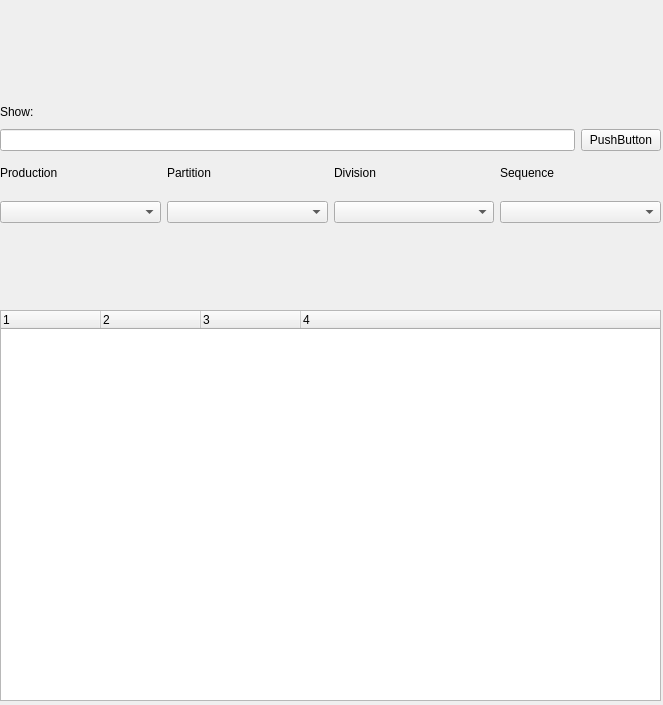
<?xml version="1.0" encoding="UTF-8"?>
<ui version="4.0">
 <class>Form</class>
 <widget class="QWidget" name="Form">
  <property name="geometry">
   <rect>
    <x>0</x>
    <y>0</y>
    <width>663</width>
    <height>705</height>
   </rect>
  </property>
  <property name="windowTitle">
   <string>Form</string>
  </property>
  <widget class="QWidget" name="verticalLayoutWidget">
   <property name="geometry">
    <rect>
     <x>0</x>
     <y>310</y>
     <width>661</width>
     <height>391</height>
    </rect>
   </property>
   <layout class="QVBoxLayout" name="data_layout">
    <item>
     <widget class="QTreeWidget" name="data_tree">
      <property name="columnCount">
       <number>4</number>
      </property>
      <attribute name="headerVisible">
       <bool>true</bool>
      </attribute>
      <column>
       <property name="text">
        <string notr="true">1</string>
       </property>
      </column>
      <column>
       <property name="text">
        <string notr="true">2</string>
       </property>
      </column>
      <column>
       <property name="text">
        <string notr="true">3</string>
       </property>
      </column>
      <column>
       <property name="text">
        <string notr="true">4</string>
       </property>
      </column>
     </widget>
    </item>
   </layout>
  </widget>
  <widget class="QWidget" name="horizontalLayoutWidget">
   <property name="geometry">
    <rect>
     <x>0</x>
     <y>0</y>
     <width>661</width>
     <height>101</height>
    </rect>
   </property>
   <layout class="QHBoxLayout" name="horizontalLayout"/>
  </widget>
  <widget class="QWidget" name="verticalLayoutWidget_2">
   <property name="geometry">
    <rect>
     <x>0</x>
     <y>100</y>
     <width>661</width>
     <height>51</height>
    </rect>
   </property>
   <layout class="QVBoxLayout" name="show_layout">
    <item>
     <widget class="QLabel" name="show_label">
      <property name="text">
       <string>Show:</string>
      </property>
     </widget>
    </item>
    <item>
     <layout class="QHBoxLayout" name="show_h_layout">
      <item>
       <widget class="QLineEdit" name="lineEdit"/>
      </item>
      <item>
       <widget class="QPushButton" name="file_brows_button">
        <property name="text">
         <string>PushButton</string>
        </property>
       </widget>
      </item>
     </layout>
    </item>
   </layout>
  </widget>
  <widget class="QWidget" name="gridLayoutWidget">
   <property name="geometry">
    <rect>
     <x>0</x>
     <y>150</y>
     <width>661</width>
     <height>73</height>
    </rect>
   </property>
   <layout class="QGridLayout" name="gridLayout">
    <item row="0" column="2">
     <widget class="QLabel" name="label_3">
      <property name="text">
       <string>Division</string>
      </property>
     </widget>
    </item>
    <item row="1" column="0">
     <widget class="QComboBox" name="comboBox"/>
    </item>
    <item row="0" column="1">
     <widget class="QLabel" name="label_2">
      <property name="text">
       <string>Partition</string>
      </property>
     </widget>
    </item>
    <item row="0" column="0">
     <widget class="QLabel" name="label">
      <property name="text">
       <string>Production</string>
      </property>
     </widget>
    </item>
    <item row="0" column="3">
     <widget class="QLabel" name="label_4">
      <property name="text">
       <string>Sequence</string>
      </property>
     </widget>
    </item>
    <item row="1" column="1">
     <widget class="QComboBox" name="comboBox_2"/>
    </item>
    <item row="1" column="2">
     <widget class="QComboBox" name="comboBox_3"/>
    </item>
    <item row="1" column="3">
     <widget class="QComboBox" name="comboBox_4"/>
    </item>
   </layout>
  </widget>
 </widget>
 <resources/>
 <connections/>
</ui>
